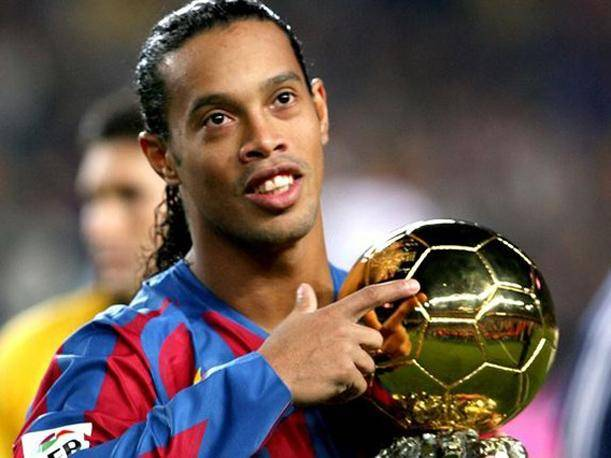
#> input picture ronaldinho.jpg, 611 x 458 px
$ python messing_around_with_hsv.py   (Python 2 division)
#> lines starting #> are read from the running program, lines starting #| are printed output that depends on the picture
#!/usr/bin/env python
# -*- coding: utf-8 -*-
# Created by Chukwunyere Igbokwe on February 04, 2016 by 2:21 PM

import numpy as np
import matplotlib.pyplot as plt
import scipy as sp
import matplotlib as mpl
import cv2, os, sys
import colorsys


img = cv2.imread('ronaldinho.jpg',1)
#> img is the input picture: shape (458, 611, 3); mean B, G, R 79.8, 87.1, 104.1
gray_img = cv2.imread('ronaldinho', 0)

# print np.shape(img)
# print 'gray_img shape ', np.shape(gray_img)
hsv_img = cv2.cvtColor(img,cv2.COLOR_RGB2HSV)
#> hsv_img: shape (458, 611, 3); mean H, S, V 89.4, 104.9, 115.8
# [12 lines of commented-out code are left out]
chans = cv2.split(img)
colors = ("b", "g", "r")
# [4 lines of commented-out code are left out]
features = []

# # loop over the image channels
# # for (chan, color) in zip(chans, colors):
# # 	# create a histogram for the current channel and
# # 	# concatenate the resulting histograms for each
# # 	# channel
# # 	hist = cv2.calcHist([img], [0,1], None, [32,32], [0, 256,0,256])
# # 	features.extend(hist)
# #
# # 	# plot the histogram
# # 	plt.plot(hist, color = color)
# # 	plt.xlim([0, 256])
#
# hist = cv2.calcHist([img], [0,1], None, [32,32], [0, 256,0,256])
# plt.plot(hist)
# plt.plot(hist.flatten)
# plt.xlim([0, 256])
# # here we are simply showing the dimensionality of the
# # flattened color histogram 256 bins for each channel
# # x 3 channels = 768 total values -- in practice, we would
# # normally not use 256 bins for each channel, a choice
# # between 32-96 bins are normally used, but this tends
# # to be application dependent
# plt.show()
# print "flattened feature vector size: %d" % (np.array(features).flatten().shape)


# let's move on to 2D histograms -- I am reducing the
# number of bins in the histogram from 256 to 32 so we
# can better visualize the results
fig = plt.figure()
fig2 = plt.figure()


# plot a 2D color histogram for green and blue
ax = fig.add_subplot(131)
hist = cv2.calcHist([chans[1], chans[0]], [0, 1], None,
	[32, 32], [0, 256, 0, 256])
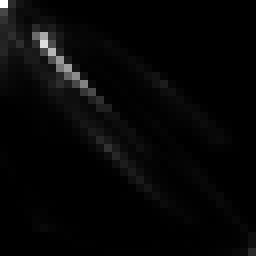
#> hist: shape (32, 32) float32 (shown 8 times larger); min 0, max 10468, mean 273.3; drawn with min black and max white
p = ax.imshow(hist, interpolation = "nearest")
ax.set_title("2D Color Histogram for Green and Blue")
# plt.colorbar(p)

# plot a 2D color histogram for green and red
ax = fig.add_subplot(132)
hist = cv2.calcHist([chans[1], chans[2]], [0, 1], None,
	[32, 32], [0, 256, 0, 256])
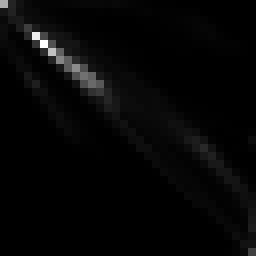
#> hist: shape (32, 32) float32 (shown 8 times larger); min 0, max 10840, mean 273.3; drawn with min black and max white
p = ax.imshow(hist, interpolation = "nearest")
ax.set_title("2D Color Histogram for Green and Red")
# plt.colorbar(p)

# plot a 2D color histogram for blue and red
ax = fig.add_subplot(133)
hist = cv2.calcHist([chans[0], chans[2]], [0, 1], None,
	[32, 32], [0, 256, 0, 256])
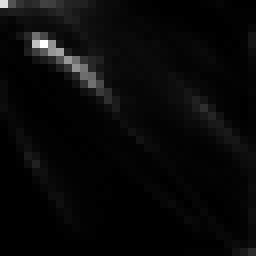
#> hist: shape (32, 32) float32 (shown 8 times larger); min 0, max 7900, mean 273.3; drawn with min black and max white
p = ax.imshow(hist, interpolation = "nearest")
ax.set_title("2D Color Histogram for Blue and Red")
# plt.colorbar(p2)

# plot a 2D color histogram for all
ax2 = fig2.add_subplot(121)
hist = cv2.calcHist([img], [0, 1], None,
	[32, 32], [0, 256, 0, 256])
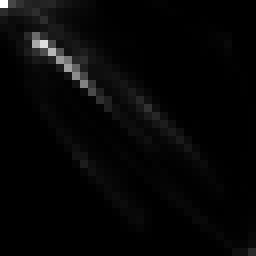
#> hist: shape (32, 32) float32 (shown 8 times larger); min 0, max 10468, mean 273.3; drawn with min black and max white
p2 = ax2.imshow(hist, interpolation = "nearest")
ax2.set_title("2D Color Histogram for All")
# plt.colorbar(p2)


# plot a 2D color histogram for all hsv image
hsv_img = cv2.cvtColor(img,cv2.COLOR_BGR2HSV)
#> hsv_img: shape (458, 611, 3); mean H, S, V 57.7, 104.9, 115.8
ax2 = fig2.add_subplot(122)
hist = cv2.calcHist([hsv_img], [0, 1], None,
	[10,10], [0, 180, 0, 256])
p2 = ax2.imshow(hist, interpolation = "nearest")
ax2.set_title("2D Color Histogram for All HSV ")
# plt.colorbar(p2)


# finally, let's examine the dimensionality of one of
# the 2D histograms
print "2D histogram shape: %s, with %d values" % (
	hist.shape, hist.flatten().shape[0])
#| 2D histogram shape: (10, 10), with 100 values
plt.show()
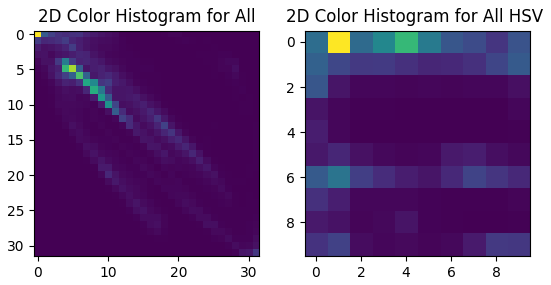
#> figure drawn by matplotlib, 2 panels

$ run again, with Curved Sidewalk.jpg copied over ronaldinho.jpg
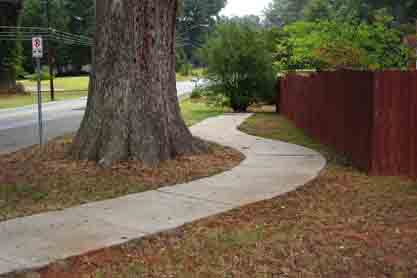
#> input picture Curved Sidewalk.jpg, 417 x 278 px
#> img is the input picture: shape (278, 417, 3); mean B, G, R 72.2, 91.7, 104
#> `hist = cv2.calcHist([img], [0, 1], None, [32, 32], [0, 256, 0, 256])`:
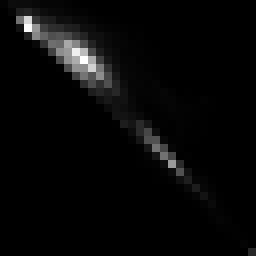
#> hist: shape (32, 32) float32 (shown 8 times larger); min 0, max 3531, mean 113.2; drawn with min black and max white
#| 2D histogram shape: (10, 10), with 100 values
#> `plt.show()`:
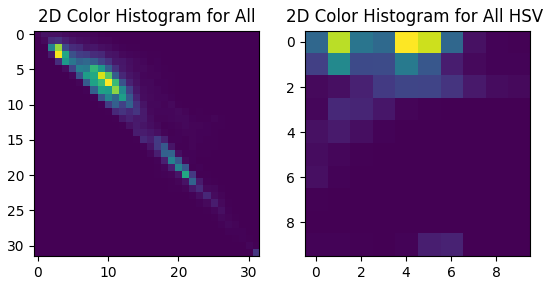
#> figure drawn by matplotlib, 2 panels

$ run again, with cr7lm10.jpg copied over ronaldinho.jpg
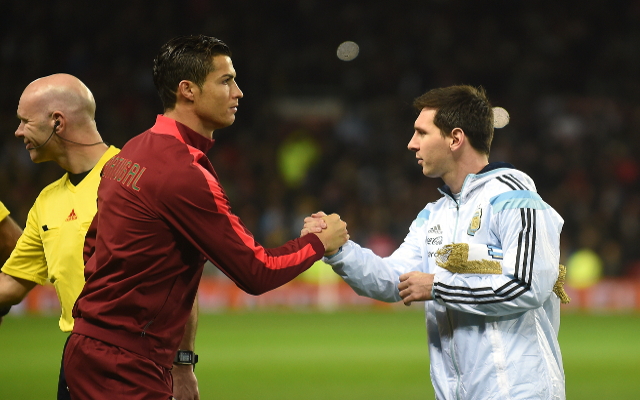
#> input picture cr7lm10.jpg, 640 x 400 px
#> img is the input picture: shape (400, 640, 3); mean B, G, R 55.2, 80.7, 91.2
#| 2D histogram shape: (10, 10), with 100 values
#> `plt.show()`:
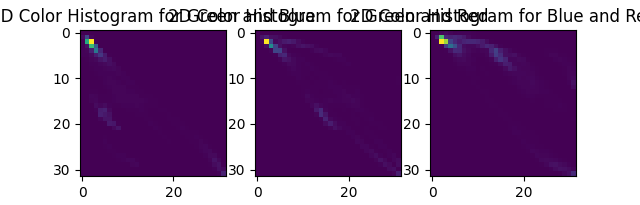
#> figure drawn by matplotlib, 3 panels
#> `plt.show()`:
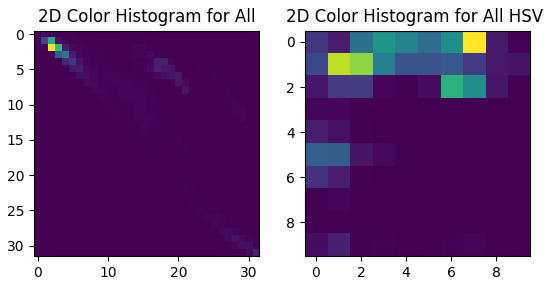
#> figure drawn by matplotlib, 2 panels
